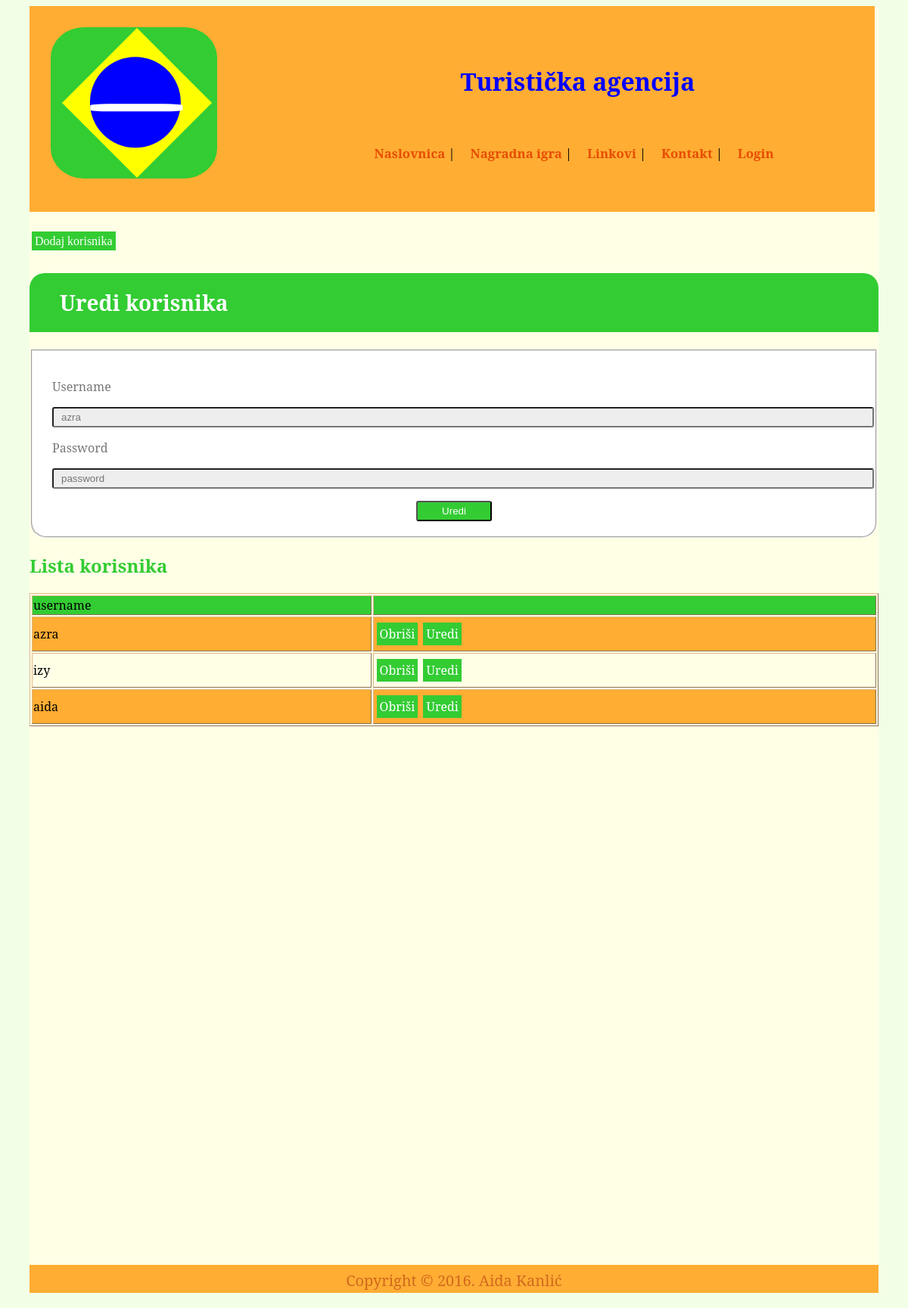
The app's page /admin.php?uredi=true&korisnik_id=1 with its own data.
### tables this page shows
CREATE TABLE IF NOT EXISTS `korisnici` (
  `id` int(11) NOT NULL AUTO_INCREMENT,
  `username` varchar(45) NOT NULL,
  `password` char(32) NOT NULL,
  PRIMARY KEY (`id`)
);

### admin.php (the view, shortened to what this page needs)
<?php
	$postoji = isset($_SESSION['valid']) ? true : false;
	$admin = isset($_SESSION['admin']) ? true : false;
	$dodaj = isset($_GET['dodaj']) ? true : false;
	$uredi = isset($_GET['uredi']) ? true : false;
	$dsn = 'mysql:dbname=wtbaza;host=127.0.0.1';
    $user = 'root';
    $password = '';
    try{
        $konekcija = new PDO($dsn, $user, $password);
     } catch (PDOException $e) {
          echo 'Konekcija nije uspjela: ' . $e->getMessage();
        }
    $konekcija->exec("set names utf8");
?>
<!DOCTYPE html>
<html>
<head>
  <link rel="stylesheet" type="text/css" href="Stil.css">
</head>
<body>
<div id="okvir">
	<div id="zaglavlje">
		<div class="wrap">
  			<div class="logoWrap"></div>
		</div>
		<h1>Turistička agencija</h1>
		<div id="meni">
			<ul>
				<li><a href="index.php">Naslovnica</a> |</li>
				<li><a href="Nagradna.php">Nagradna igra</a> |</li>
				<li><a href="Linkovi.php">Linkovi</a> |</li>
				<li><a href="Kontakt.php">Kontakt</a> |</li>
				<?php if($postoji){
				echo "<li><a href='Login.php'>Uredi profil</a> |</li>" .
					 "<li><a href='index.php?autor=".$_SESSION['id'] ."'>Moje novosti <div id='notifikacija'></div></a> |</li>".
					 "<li><a href='unesiNovost.php'>Unesi novost</a> |</li>";
				if($admin)
					echo "<li><a href='admin.php'>Admin</a> |</li>";
				echo "<li><a href='index.php' onclick='odjaviSe()'>Odjavi se</a> </li>";
				}
				else echo "<li><a href='Login.php'>Login</a> </li>";
				?>
			</ul>
		</div>
	</div>
	<div id="tabelaDio">
		<?php
			if(!$dodaj)
				echo "<div class='adminButton'><a href='admin.php?dodaj=true'>Dodaj korisnika</a></div>";
	      	?>
	      	<?php if($uredi){
		 		 $query = $konekcija->prepare("select username, password from korisnici where id=?");
		         $query->bindValue(1, $_GET['korisnik_id'], PDO::PARAM_STR);
		         $query->execute();
		        foreach ($query as $user) {
		        	$username = $user['username'];
		        }
		    ?>
			<div id="login">
			<h2><span class="fontawesome-lock"></span>Uredi korisnika</h2>
	        <form action="admin.php?uredi=true&korisnik_id=<?=$_GET['korisnik_id']?>" method="post">
	          <fieldset>
	            <p><label for="username">Username</label></p>
	            <p><input type="text" name="username" placeholder="username" value=<?=$username?>></p>
	            <p><label for="password">Password</label></p>
	            <p><input type="password" name="password" placeholder="password"></p>
	            <p><input type="submit" value="Uredi" name="uredi"></p>
	          </fieldset>
	        </form>
	      	</div>
	      	<?php }?>
		<h2>Lista korisnika</h2>
		<table>
			<tr id="prviRed">
				<td>username</td>
				<td></td>
			</tr>
			<?php
	    	$query = $konekcija->query("select id, username, password from korisnici");
			foreach ($query as $korisnik) {
				if($korisnik['username']!='admin')
				echo "<tr>
				<td>".$korisnik['username']."</td>
				<td><div class='adminButton'><a href='admin.php?obrisi=true&korisnik_id=".$korisnik['id']."'>Obriši</a>
				<a href='admin.php?uredi=true&korisnik_id=".$korisnik['id']."'>Uredi</a></div></td>
				</tr>";
			}
			?>
		</table>
	</div>
	<p id = "copyright">Copyright &copy; 2016. Aida Kanlić</p>
</div>
</body>
</html>

### Stil.css (style rules this page uses)
.wrap { height: 200px; width: 220px; background:#33cc33; position: relative; overflow:hidden; border-radius:20%; margin-left: 2%; margin-top: 2%; }
.logoWrap { height: 140px; position: absolute; top: 15%; left: 20%; width: 140px; transform: rotate(45deg); background: yellow; transition:all 0.8s; margin-left:auto; margin-right:auto; }
.logoWrap:before { content: ""; position: absolute; height: 120px; width: 120px; background: blue; top: 8%; bottom: 3%; left: 6%; border-radius: 50%; transition: all 0.8s; }
.logoWrap:after { content: ""; position: absolute; height: 10px; width: 122px; background: white; top: 50%; left: 9%; transform: rotate(-45deg); transition: all 0.8s; border-radius: 20% }
html { background-color: #f2ffe6; }
#okvir { background-color:#ffffe6; width: 1122px; margin-left:auto; margin-right:auto; }
h1 { margin-left: 51%; margin-top: -150px; font-family: 'Noto Serif', serif; color: blue; text-decoration: blink; font-weight: bold; }
p { font-family: 'Noto Serif', serif; }
#zaglavlje { background-color:#ffad33; padding:6px; margin:0px; height: 260px; margin-right: 5px; }
#meni li { display:inline; padding:18px; font-family: 'Noto Serif', serif; }
#meni { padding: 80px; background-color:#ffad33; margin-left: 30%; height: 0px; margin-top: -5%; }
#meni a { color: #e64d00; font-family: 'Noto Serif', serif; text-decoration: none; font-weight: bold; font-size: 105%; }
ul li { margin-bottom: 20px; margin-left: -20px; font-family: 'Noto Serif', serif; }
#tabelaDio { margin-bottom: 712px; }
h2 { color: #33cc33; font-family: 'Noto Serif', serif; }
table,td { border: 1px outset #DEB887; }
#prviRed { background-color:#33cc33; }
table { width: 1122px; margin-left:auto; margin-right:auto; font-family: 'Noto Serif', serif; }
table tr:nth-child(even) { background-color: #ffad33; }
table tr:nth-child(odd) { background-color:#ffffe6; }
#copyright { background-color: #ffad33; color: #D2691E; text-align: center; font-size: 20px; clear: both; height: 30px; padding-top: 7px; margin-left: -10px; margin-right: -10px; width: 1122px; margin-left:auto; margin-right:auto; font-family: 'Noto Serif', serif; float: bottom; }
#login h2 { background: #33cc33; border-radius: 20px 20px 0 0; color:#fff; font-size: 28px; padding: 20px 26px; }
#login fieldset { background: #fff; border-radius: 0 0 20px 20px; padding: 20px 26px; }
#login fieldset p { color: #777; margin-bottom: 14px; }
#login fieldset p:last-child { margin-bottom: 0; }
#login fieldset input { border-radius: 3px; }
#login fieldset input[type="text"], #login fieldset input[type="password"] { background: #eee; color: #777; padding: 4px 10px; width: 100%; }
#login fieldset input[type="submit"] { background: #33cc33; color: #fff; display: block; margin: 0 auto; padding: 4px 0; width: 100px; }
.adminButton { padding: 10px 0px; }
.adminButton a { background: #33cc33; color: #fff; display: inline; margin: 0 auto; padding: 4px; border: none; margin-left: 3px; text-decoration: none; }

### records on screen
korisnici: username "azra"
korisnici: username "izy"
korisnici: username "aida"
